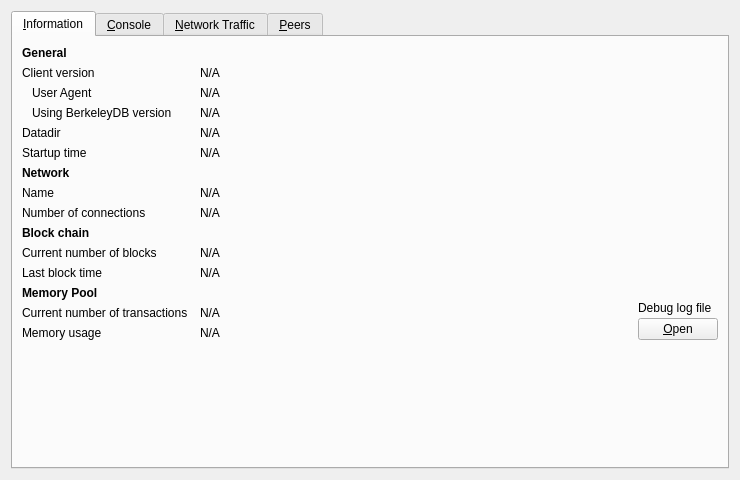
<?xml version="1.0" encoding="UTF-8"?>
<ui version="4.0">
 <class>RPCConsole</class>
 <widget class="QWidget" name="RPCConsole">
  <property name="geometry">
   <rect>
    <x>0</x>
    <y>0</y>
    <width>740</width>
    <height>430</height>
   </rect>
  </property>
  <property name="windowTitle">
   <string>Debug window</string>
  </property>
  <layout class="QVBoxLayout" name="verticalLayout_2">
   <item>
    <widget class="QTabWidget" name="tabWidget">
     <property name="currentIndex">
      <number>0</number>
     </property>
     <widget class="QWidget" name="tab_info">
      <attribute name="title">
       <string>&amp;Information</string>
      </attribute>
      <layout class="QGridLayout" name="gridLayout" columnstretch="0,1,0">
       <property name="horizontalSpacing">
        <number>12</number>
       </property>
       <item row="0" column="0">
        <widget class="QLabel" name="label_9">
         <property name="font">
          <font>
           <weight>75</weight>
           <bold>true</bold>
          </font>
         </property>
         <property name="text">
          <string>General</string>
         </property>
        </widget>
       </item>
       <item row="1" column="0">
        <widget class="QLabel" name="label_6">
         <property name="text">
          <string>Client version</string>
         </property>
        </widget>
       </item>
       <item row="1" column="1" colspan="2">
        <widget class="QLabel" name="clientVersion">
         <property name="cursor">
          <cursorShape>IBeamCursor</cursorShape>
         </property>
         <property name="text">
          <string>N/A</string>
         </property>
         <property name="textFormat">
          <enum>Qt::PlainText</enum>
         </property>
         <property name="textInteractionFlags">
          <set>Qt::LinksAccessibleByMouse|Qt::TextSelectableByKeyboard|Qt::TextSelectableByMouse</set>
         </property>
        </widget>
       </item>
       <item row="2" column="0">
        <widget class="QLabel" name="labelClientUserAgent">
         <property name="text">
          <string>User Agent</string>
         </property>
         <property name="indent">
          <number>10</number>
         </property>
        </widget>
       </item>
       <item row="2" column="1" colspan="2">
        <widget class="QLabel" name="clientUserAgent">
         <property name="cursor">
          <cursorShape>IBeamCursor</cursorShape>
         </property>
         <property name="text">
          <string>N/A</string>
         </property>
         <property name="textFormat">
          <enum>Qt::PlainText</enum>
         </property>
         <property name="textInteractionFlags">
          <set>Qt::LinksAccessibleByMouse|Qt::TextSelectableByKeyboard|Qt::TextSelectableByMouse</set>
         </property>
        </widget>
       </item>
       <item row="3" column="0">
        <widget class="QLabel" name="label_berkeleyDBVersion">
         <property name="text">
          <string>Using BerkeleyDB version</string>
         </property>
         <property name="indent">
          <number>10</number>
         </property>
        </widget>
       </item>
       <item row="3" column="1" colspan="2">
        <widget class="QLabel" name="berkeleyDBVersion">
         <property name="cursor">
          <cursorShape>IBeamCursor</cursorShape>
         </property>
         <property name="text">
          <string>N/A</string>
         </property>
         <property name="textFormat">
          <enum>Qt::PlainText</enum>
         </property>
         <property name="textInteractionFlags">
          <set>Qt::LinksAccessibleByMouse|Qt::TextSelectableByKeyboard|Qt::TextSelectableByMouse</set>
         </property>
        </widget>
       </item>
       <item row="4" column="0">
        <widget class="QLabel" name="label_12">
         <property name="text">
          <string>Datadir</string>
         </property>
        </widget>
       </item>
       <item row="4" column="1" colspan="2">
        <widget class="QLabel" name="dataDir">
         <property name="cursor">
          <cursorShape>IBeamCursor</cursorShape>
         </property>
         <property name="text">
          <string>N/A</string>
         </property>
         <property name="textFormat">
          <enum>Qt::PlainText</enum>
         </property>
         <property name="wordWrap">
          <bool>true</bool>
         </property>
         <property name="textInteractionFlags">
          <set>Qt::LinksAccessibleByMouse|Qt::TextSelectableByKeyboard|Qt::TextSelectableByMouse</set>
         </property>
        </widget>
       </item>
       <item row="5" column="0">
        <widget class="QLabel" name="label_13">
         <property name="text">
          <string>Startup time</string>
         </property>
        </widget>
       </item>
       <item row="5" column="1" colspan="2">
        <widget class="QLabel" name="startupTime">
         <property name="cursor">
          <cursorShape>IBeamCursor</cursorShape>
         </property>
         <property name="text">
          <string>N/A</string>
         </property>
         <property name="textFormat">
          <enum>Qt::PlainText</enum>
         </property>
         <property name="textInteractionFlags">
          <set>Qt::LinksAccessibleByMouse|Qt::TextSelectableByKeyboard|Qt::TextSelectableByMouse</set>
         </property>
        </widget>
       </item>
       <item row="6" column="0">
           <widget class="QLabel" name="labelNetwork">
               <property name="font">
                   <font>
                       <weight>75</weight>
                       <bold>true</bold>
                   </font>
               </property>
               <property name="text">
                   <string>Network</string>
               </property>
           </widget>
       </item>
       <item row="7" column="0">
        <widget class="QLabel" name="label_8">
         <property name="text">
          <string>Name</string>
         </property>
        </widget>
       </item>
       <item row="7" column="1" colspan="2">
        <widget class="QLabel" name="networkName">
         <property name="cursor">
          <cursorShape>IBeamCursor</cursorShape>
         </property>
         <property name="text">
          <string>N/A</string>
         </property>
         <property name="textFormat">
          <enum>Qt::PlainText</enum>
         </property>
         <property name="textInteractionFlags">
          <set>Qt::LinksAccessibleByMouse|Qt::TextSelectableByKeyboard|Qt::TextSelectableByMouse</set>
         </property>
        </widget>
       </item>
       <item row="8" column="0">
        <widget class="QLabel" name="label_7">
         <property name="text">
          <string>Number of connections</string>
         </property>
        </widget>
       </item>
       <item row="8" column="1" colspan="2">
        <widget class="QLabel" name="numberOfConnections">
         <property name="cursor">
          <cursorShape>IBeamCursor</cursorShape>
         </property>
         <property name="text">
          <string>N/A</string>
         </property>
         <property name="textFormat">
          <enum>Qt::PlainText</enum>
         </property>
         <property name="textInteractionFlags">
          <set>Qt::LinksAccessibleByMouse|Qt::TextSelectableByKeyboard|Qt::TextSelectableByMouse</set>
         </property>
        </widget>
       </item>
       <item row="9" column="0">
        <widget class="QLabel" name="label_10">
         <property name="font">
          <font>
           <weight>75</weight>
           <bold>true</bold>
          </font>
         </property>
         <property name="text">
          <string>Block chain</string>
         </property>
        </widget>
       </item>
       <item row="10" column="0">
        <widget class="QLabel" name="label_3">
         <property name="text">
          <string>Current number of blocks</string>
         </property>
        </widget>
       </item>
       <item row="10" column="1" colspan="2">
        <widget class="QLabel" name="numberOfBlocks">
         <property name="cursor">
          <cursorShape>IBeamCursor</cursorShape>
         </property>
         <property name="text">
          <string>N/A</string>
         </property>
         <property name="textFormat">
          <enum>Qt::PlainText</enum>
         </property>
         <property name="textInteractionFlags">
          <set>Qt::LinksAccessibleByMouse|Qt::TextSelectableByKeyboard|Qt::TextSelectableByMouse</set>
         </property>
        </widget>
       </item>
       <item row="11" column="0">
        <widget class="QLabel" name="labelLastBlockTime">
         <property name="text">
          <string>Last block time</string>
         </property>
        </widget>
       </item>
       <item row="11" column="1" colspan="2">
        <widget class="QLabel" name="lastBlockTime">
         <property name="cursor">
          <cursorShape>IBeamCursor</cursorShape>
         </property>
         <property name="text">
          <string>N/A</string>
         </property>
         <property name="textFormat">
          <enum>Qt::PlainText</enum>
         </property>
         <property name="textInteractionFlags">
          <set>Qt::LinksAccessibleByMouse|Qt::TextSelectableByKeyboard|Qt::TextSelectableByMouse</set>
         </property>
        </widget>
       </item>
       <item row="12" column="0">
        <widget class="QLabel" name="labelMempoolTitle">
         <property name="font">
          <font>
           <weight>75</weight>
           <bold>true</bold>
          </font>
         </property>
         <property name="text">
          <string>Memory Pool</string>
         </property>
        </widget>
       </item>
       <item row="13" column="0">
        <widget class="QLabel" name="labelNumberOfTransactions">
         <property name="text">
          <string>Current number of transactions</string>
         </property>
        </widget>
       </item>
       <item row="13" column="1">
        <widget class="QLabel" name="mempoolNumberTxs">
         <property name="cursor">
          <cursorShape>IBeamCursor</cursorShape>
         </property>
         <property name="text">
          <string>N/A</string>
         </property>
         <property name="textFormat">
          <enum>Qt::PlainText</enum>
         </property>
         <property name="textInteractionFlags">
          <set>Qt::LinksAccessibleByMouse|Qt::TextSelectableByKeyboard|Qt::TextSelectableByMouse</set>
         </property>
        </widget>
       </item>
       <item row="14" column="0">
        <widget class="QLabel" name="labelMemoryUsage">
         <property name="text">
          <string>Memory usage</string>
         </property>
        </widget>
       </item>
       <item row="14" column="1">
        <widget class="QLabel" name="mempoolSize">
         <property name="cursor">
          <cursorShape>IBeamCursor</cursorShape>
         </property>
         <property name="text">
          <string>N/A</string>
         </property>
         <property name="textFormat">
          <enum>Qt::PlainText</enum>
         </property>
         <property name="textInteractionFlags">
          <set>Qt::LinksAccessibleByMouse|Qt::TextSelectableByKeyboard|Qt::TextSelectableByMouse</set>
         </property>
        </widget>
       </item>
       <item row="12" column="2" rowspan="3">
        <layout class="QVBoxLayout" name="verticalLayoutDebugButton">
         <property name="spacing">
          <number>3</number>
         </property>
         <item>
          <spacer name="verticalSpacer_2">
           <property name="orientation">
            <enum>Qt::Vertical</enum>
           </property>
           <property name="sizeHint" stdset="0">
            <size>
             <width>10</width>
             <height>5</height>
            </size>
           </property>
          </spacer>
         </item>
         <item>
          <widget class="QLabel" name="labelDebugLogfile">
           <property name="text">
            <string>Debug log file</string>
           </property>
          </widget>
         </item>
         <item>
          <widget class="QPushButton" name="openDebugLogfileButton">
           <property name="toolTip">
            <string>Open the %1 debug log file from the current data directory. This can take a few seconds for large log files.</string>
           </property>
           <property name="text">
            <string>&amp;Open</string>
           </property>
           <property name="autoDefault">
            <bool>false</bool>
           </property>
          </widget>
         </item>
        </layout>
       </item>
       <item row="15" column="0">
        <spacer name="verticalSpacer">
         <property name="orientation">
          <enum>Qt::Vertical</enum>
         </property>
         <property name="sizeHint" stdset="0">
          <size>
           <width>20</width>
           <height>40</height>
          </size>
         </property>
        </spacer>
       </item>
      </layout>
     </widget>
     <widget class="QWidget" name="tab_console">
      <attribute name="title">
       <string>&amp;Console</string>
      </attribute>
      <layout class="QVBoxLayout" name="verticalLayout_3">
       <property name="spacing">
        <number>3</number>
       </property>
       <property name="bottomMargin">
        <number>5</number>
       </property>
       <item>
        <layout class="QHBoxLayout" name="horizontalLayout">
         <property name="spacing">
          <number>4</number>
         </property>
         <item>
          <spacer name="horizontalSpacer">
           <property name="orientation">
            <enum>Qt::Horizontal</enum>
           </property>
           <property name="sizeHint" stdset="0">
            <size>
             <width>40</width>
             <height>20</height>
            </size>
           </property>
          </spacer>
         </item>
         <item>
          <widget class="QPushButton" name="fontSmallerButton">
           <property name="maximumSize">
            <size>
             <width>24</width>
             <height>24</height>
            </size>
           </property>
           <property name="text">
            <string/>
           </property>
           <property name="toolTip">
            <string>Decrease font size</string>
           </property>
           <property name="icon">
            <iconset resource="../bitcoinlambo.qrc">
             <normaloff>:/icons/fontsmaller</normaloff>:/icons/fontsmaller</iconset>
           </property>
           <property name="iconSize">
            <size>
             <width>24</width>
             <height>16</height>
            </size>
           </property>
           <property name="autoDefault">
            <bool>false</bool>
           </property>
           <property name="flat">
            <bool>true</bool>
           </property>
          </widget>
         </item>
         <item>
          <widget class="QPushButton" name="fontBiggerButton">
           <property name="maximumSize">
            <size>
             <width>24</width>
             <height>24</height>
            </size>
           </property>
           <property name="toolTip">
            <string>Increase font size</string>
           </property>
           <property name="text">
            <string/>
           </property>
           <property name="icon">
            <iconset resource="../bitcoinlambo.qrc">
             <normaloff>:/icons/fontbigger</normaloff>:/icons/fontbigger</iconset>
           </property>
           <property name="iconSize">
            <size>
             <width>24</width>
             <height>16</height>
            </size>
           </property>
           <property name="autoDefault">
            <bool>false</bool>
           </property>
           <property name="flat">
            <bool>true</bool>
           </property>
          </widget>
         </item>
         <item>
          <widget class="QPushButton" name="clearButton">
           <property name="maximumSize">
            <size>
             <width>24</width>
             <height>24</height>
            </size>
           </property>
           <property name="toolTip">
            <string>Clear console</string>
           </property>
           <property name="layoutDirection">
            <enum>Qt::LeftToRight</enum>
           </property>
           <property name="text">
            <string/>
           </property>
           <property name="icon">
            <iconset resource="../bitcoinlambo.qrc">
             <normaloff>:/icons/remove</normaloff>:/icons/remove</iconset>
           </property>
           <property name="shortcut">
            <string notr="true">Ctrl+L</string>
           </property>
           <property name="autoDefault">
            <bool>false</bool>
           </property>
           <property name="flat">
            <bool>true</bool>
           </property>
          </widget>
         </item>
        </layout>
       </item>
       <item>
        <widget class="QTextEdit" name="messagesWidget">
         <property name="minimumSize">
          <size>
           <width>0</width>
           <height>100</height>
          </size>
         </property>
         <property name="readOnly">
          <bool>true</bool>
         </property>
         <property name="tabKeyNavigation" stdset="0">
          <bool>false</bool>
         </property>
         <property name="columnCount" stdset="0">
          <number>2</number>
         </property>
        </widget>
       </item>
       <item>
        <layout class="QHBoxLayout" name="horizontalLayoutPrompt">
         <property name="spacing">
          <number>3</number>
         </property>
         <item>
          <widget class="QPushButton" name="promptIcon">
           <property name="enabled">
            <bool>false</bool>
           </property>
           <property name="maximumSize">
            <size>
             <width>16</width>
             <height>24</height>
            </size>
           </property>
           <property name="text">
            <string/>
           </property>
           <property name="icon">
            <iconset resource="../bitcoinlambo.qrc">
             <normaloff>:/icons/prompticon</normaloff>
             <disabledoff>:/icons/prompticon</disabledoff>:/icons/prompticon</iconset>
           </property>
           <property name="iconSize">
            <size>
             <width>14</width>
             <height>14</height>
            </size>
           </property>
           <property name="autoDefault">
            <bool>false</bool>
           </property>
           <property name="flat">
            <bool>true</bool>
           </property>
          </widget>
         </item>
         <item>
          <widget class="QLineEdit" name="lineEdit">
           <property name="placeholderText">
            <string/>
           </property>
          </widget>
         </item>
        </layout>
       </item>
      </layout>
     </widget>
     <widget class="QWidget" name="tab_nettraffic">
      <attribute name="title">
       <string>&amp;Network Traffic</string>
      </attribute>
      <layout class="QHBoxLayout" name="horizontalLayout_3">
       <item>
        <layout class="QVBoxLayout" name="verticalLayout_4">
         <item>
          <widget class="TrafficGraphWidget" name="trafficGraph" native="true">
           <property name="sizePolicy">
            <sizepolicy hsizetype="Expanding" vsizetype="Expanding">
             <horstretch>0</horstretch>
             <verstretch>0</verstretch>
            </sizepolicy>
           </property>
          </widget>
         </item>
         <item>
          <layout class="QHBoxLayout" name="horizontalLayout_2">
           <item>
            <widget class="QSlider" name="sldGraphRange">
             <property name="minimum">
              <number>1</number>
             </property>
             <property name="maximum">
              <number>288</number>
             </property>
             <property name="pageStep">
              <number>12</number>
             </property>
             <property name="value">
              <number>6</number>
             </property>
             <property name="orientation">
              <enum>Qt::Horizontal</enum>
             </property>
            </widget>
           </item>
           <item>
            <widget class="QLabel" name="lblGraphRange">
             <property name="minimumSize">
              <size>
               <width>100</width>
               <height>0</height>
              </size>
             </property>
             <property name="alignment">
              <set>Qt::AlignCenter</set>
             </property>
            </widget>
           </item>
           <item>
            <widget class="QPushButton" name="btnClearTrafficGraph">
             <property name="text">
              <string>&amp;Reset</string>
             </property>
             <property name="autoDefault">
              <bool>false</bool>
             </property>
            </widget>
           </item>
          </layout>
         </item>
        </layout>
       </item>
       <item>
        <layout class="QVBoxLayout" name="verticalLayout">
         <item>
          <widget class="QGroupBox" name="groupBox">
           <property name="title">
            <string>Totals</string>
           </property>
           <layout class="QVBoxLayout" name="verticalLayout_5">
            <item>
             <layout class="QHBoxLayout" name="horizontalLayout_4">
              <item>
               <widget class="Line" name="line">
                <property name="sizePolicy">
                 <sizepolicy hsizetype="Fixed" vsizetype="Fixed">
                  <horstretch>0</horstretch>
                  <verstretch>0</verstretch>
                 </sizepolicy>
                </property>
                <property name="minimumSize">
                 <size>
                  <width>10</width>
                  <height>0</height>
                 </size>
                </property>
                <property name="palette">
                 <palette>
                  <active>
                   <colorrole role="Light">
                    <brush brushstyle="SolidPattern">
                     <color alpha="255">
                      <red>0</red>
                      <green>255</green>
                      <blue>0</blue>
                     </color>
                    </brush>
                   </colorrole>
                  </active>
                  <inactive>
                   <colorrole role="Light">
                    <brush brushstyle="SolidPattern">
                     <color alpha="255">
                      <red>0</red>
                      <green>255</green>
                      <blue>0</blue>
                     </color>
                    </brush>
                   </colorrole>
                  </inactive>
                  <disabled>
                   <colorrole role="Light">
                    <brush brushstyle="SolidPattern">
                     <color alpha="255">
                      <red>0</red>
                      <green>255</green>
                      <blue>0</blue>
                     </color>
                    </brush>
                   </colorrole>
                  </disabled>
                 </palette>
                </property>
                <property name="orientation">
                 <enum>Qt::Horizontal</enum>
                </property>
               </widget>
              </item>
              <item>
               <widget class="QLabel" name="label_16">
                <property name="text">
                 <string>Received</string>
                </property>
               </widget>
              </item>
              <item>
               <widget class="QLabel" name="lblBytesIn">
                <property name="minimumSize">
                 <size>
                  <width>50</width>
                  <height>0</height>
                 </size>
                </property>
                <property name="alignment">
                 <set>Qt::AlignRight|Qt::AlignTrailing|Qt::AlignVCenter</set>
                </property>
               </widget>
              </item>
             </layout>
            </item>
            <item>
             <layout class="QHBoxLayout" name="horizontalLayout_5">
              <item>
               <widget class="Line" name="line_2">
                <property name="sizePolicy">
                 <sizepolicy hsizetype="Fixed" vsizetype="Fixed">
                  <horstretch>0</horstretch>
                  <verstretch>0</verstretch>
                 </sizepolicy>
                </property>
                <property name="minimumSize">
                 <size>
                  <width>10</width>
                  <height>0</height>
                 </size>
                </property>
                <property name="palette">
                 <palette>
                  <active>
                   <colorrole role="Light">
                    <brush brushstyle="SolidPattern">
                     <color alpha="255">
                      <red>255</red>
                      <green>0</green>
                      <blue>0</blue>
                     </color>
                    </brush>
                   </colorrole>
                  </active>
                  <inactive>
                   <colorrole role="Light">
                    <brush brushstyle="SolidPattern">
                     <color alpha="255">
                      <red>255</red>
                      <green>0</green>
                      <blue>0</blue>
                     </color>
                    </brush>
                   </colorrole>
                  </inactive>
                  <disabled>
                   <colorrole role="Light">
                    <brush brushstyle="SolidPattern">
                     <color alpha="255">
                      <red>255</red>
                      <green>0</green>
                      <blue>0</blue>
                     </color>
                    </brush>
                   </colorrole>
                  </disabled>
                 </palette>
                </property>
                <property name="orientation">
                 <enum>Qt::Horizontal</enum>
                </property>
               </widget>
              </item>
              <item>
               <widget class="QLabel" name="label_17">
                <property name="text">
                 <string>Sent</string>
                </property>
               </widget>
              </item>
              <item>
               <widget class="QLabel" name="lblBytesOut">
                <property name="minimumSize">
                 <size>
                  <width>50</width>
                  <height>0</height>
                 </size>
                </property>
                <property name="alignment">
                 <set>Qt::AlignRight|Qt::AlignTrailing|Qt::AlignVCenter</set>
                </property>
               </widget>
              </item>
             </layout>
            </item>
            <item>
             <spacer name="verticalSpacer_4">
              <property name="orientation">
               <enum>Qt::Vertical</enum>
              </property>
              <property name="sizeHint" stdset="0">
               <size>
                <width>20</width>
                <height>407</height>
               </size>
              </property>
             </spacer>
            </item>
           </layout>
          </widget>
         </item>
        </layout>
       </item>
      </layout>
     </widget>
     <widget class="QWidget" name="tab_peers">
      <attribute name="title">
       <string>&amp;Peers</string>
      </attribute>
      <layout class="QGridLayout" name="gridLayout_2">
       <item row="0" column="0" rowspan="2">
        <layout class="QVBoxLayout" name="verticalLayout_101">
         <property name="spacing">
          <number>0</number>
         </property>
         <item>
          <widget class="QTableView" name="peerWidget">
           <property name="horizontalScrollBarPolicy">
            <enum>Qt::ScrollBarAsNeeded</enum>
           </property>
           <property name="tabKeyNavigation">
            <bool>false</bool>
           </property>
           <property name="sortingEnabled">
            <bool>true</bool>
           </property>
           <attribute name="horizontalHeaderHighlightSections">
            <bool>false</bool>
           </attribute>
          </widget>
         </item>
         <item>
          <widget class="QLabel" name="banHeading">
           <property name="sizePolicy">
            <sizepolicy hsizetype="Preferred" vsizetype="Minimum">
             <horstretch>0</horstretch>
             <verstretch>0</verstretch>
            </sizepolicy>
           </property>
           <property name="minimumSize">
            <size>
             <width>300</width>
             <height>32</height>
            </size>
           </property>
           <property name="maximumSize">
            <size>
             <width>16777215</width>
             <height>32</height>
            </size>
           </property>
           <property name="font">
            <font>
             <pointsize>12</pointsize>
            </font>
           </property>
           <property name="cursor">
            <cursorShape>IBeamCursor</cursorShape>
           </property>
           <property name="text">
            <string>Banned peers</string>
           </property>
           <property name="alignment">
            <set>Qt::AlignBottom|Qt::AlignLeading|Qt::AlignLeft</set>
           </property>
           <property name="wordWrap">
            <bool>true</bool>
           </property>
           <property name="textInteractionFlags">
            <set>Qt::NoTextInteraction</set>
           </property>
          </widget>
         </item>
         <item>
          <widget class="QTableView" name="banlistWidget">
           <property name="sizePolicy">
            <sizepolicy hsizetype="Expanding" vsizetype="Expanding">
             <horstretch>0</horstretch>
             <verstretch>0</verstretch>
            </sizepolicy>
           </property>
           <property name="horizontalScrollBarPolicy">
            <enum>Qt::ScrollBarAsNeeded</enum>
           </property>
           <property name="tabKeyNavigation">
            <bool>false</bool>
           </property>
           <property name="sortingEnabled">
            <bool>true</bool>
           </property>
           <attribute name="horizontalHeaderHighlightSections">
            <bool>false</bool>
           </attribute>
          </widget>
         </item>
        </layout>
       </item>
       <item row="0" column="1">
        <widget class="QLabel" name="peerHeading">
         <property name="sizePolicy">
          <sizepolicy hsizetype="Preferred" vsizetype="Minimum">
           <horstretch>0</horstretch>
           <verstretch>0</verstretch>
          </sizepolicy>
         </property>
         <property name="minimumSize">
          <size>
           <width>300</width>
           <height>32</height>
          </size>
         </property>
         <property name="font">
          <font>
           <pointsize>10</pointsize>
          </font>
         </property>
         <property name="cursor">
          <cursorShape>IBeamCursor</cursorShape>
         </property>
         <property name="text">
          <string>Select a peer to view detailed information.</string>
         </property>
         <property name="alignment">
          <set>Qt::AlignHCenter|Qt::AlignTop</set>
         </property>
         <property name="wordWrap">
          <bool>true</bool>
         </property>
         <property name="textInteractionFlags">
          <set>Qt::LinksAccessibleByMouse|Qt::TextSelectableByKeyboard|Qt::TextSelectableByMouse</set>
         </property>
        </widget>
       </item>
       <item row="1" column="1">
        <widget class="QWidget" name="detailWidget" native="true">
         <property name="minimumSize">
          <size>
           <width>300</width>
           <height>0</height>
          </size>
         </property>
         <layout class="QGridLayout" name="gridLayout_3">
          <item row="0" column="0">
           <widget class="QLabel" name="label_30">
            <property name="text">
             <string>Whitelisted</string>
            </property>
           </widget>
          </item>
          <item row="0" column="2">
           <widget class="QLabel" name="peerWhitelisted">
            <property name="cursor">
             <cursorShape>IBeamCursor</cursorShape>
            </property>
            <property name="text">
             <string>N/A</string>
            </property>
            <property name="textFormat">
             <enum>Qt::PlainText</enum>
            </property>
            <property name="textInteractionFlags">
             <set>Qt::LinksAccessibleByMouse|Qt::TextSelectableByKeyboard|Qt::TextSelectableByMouse</set>
            </property>
           </widget>
          </item>
          <item row="1" column="0">
           <widget class="QLabel" name="label_23">
            <property name="text">
             <string>Direction</string>
            </property>
           </widget>
          </item>
          <item row="1" column="2">
           <widget class="QLabel" name="peerDirection">
            <property name="cursor">
             <cursorShape>IBeamCursor</cursorShape>
            </property>
            <property name="text">
             <string>N/A</string>
            </property>
            <property name="textFormat">
             <enum>Qt::PlainText</enum>
            </property>
            <property name="textInteractionFlags">
             <set>Qt::LinksAccessibleByMouse|Qt::TextSelectableByKeyboard|Qt::TextSelectableByMouse</set>
            </property>
           </widget>
          </item>
          <item row="2" column="0">
           <widget class="QLabel" name="label_21">
            <property name="text">
             <string>Version</string>
            </property>
           </widget>
          </item>
          <item row="2" column="2">
           <widget class="QLabel" name="peerVersion">
            <property name="cursor">
             <cursorShape>IBeamCursor</cursorShape>
            </property>
            <property name="text">
             <string>N/A</string>
            </property>
            <property name="textFormat">
             <enum>Qt::PlainText</enum>
            </property>
            <property name="textInteractionFlags">
             <set>Qt::LinksAccessibleByMouse|Qt::TextSelectableByKeyboard|Qt::TextSelectableByMouse</set>
            </property>
           </widget>
          </item>
          <item row="3" column="0">
           <widget class="QLabel" name="label_28">
            <property name="text">
             <string>User Agent</string>
            </property>
           </widget>
          </item>
          <item row="3" column="2">
           <widget class="QLabel" name="peerSubversion">
            <property name="cursor">
             <cursorShape>IBeamCursor</cursorShape>
            </property>
            <property name="text">
             <string>N/A</string>
            </property>
            <property name="textFormat">
             <enum>Qt::PlainText</enum>
            </property>
            <property name="textInteractionFlags">
             <set>Qt::LinksAccessibleByMouse|Qt::TextSelectableByKeyboard|Qt::TextSelectableByMouse</set>
            </property>
           </widget>
          </item>
          <item row="4" column="0">
           <widget class="QLabel" name="label_4">
            <property name="text">
             <string>Services</string>
            </property>
           </widget>
          </item>
          <item row="4" column="2">
           <widget class="QLabel" name="peerServices">
            <property name="cursor">
             <cursorShape>IBeamCursor</cursorShape>
            </property>
            <property name="text">
             <string>N/A</string>
            </property>
            <property name="textFormat">
             <enum>Qt::PlainText</enum>
            </property>
            <property name="textInteractionFlags">
             <set>Qt::LinksAccessibleByMouse|Qt::TextSelectableByKeyboard|Qt::TextSelectableByMouse</set>
            </property>
           </widget>
          </item>
          <item row="5" column="0">
           <widget class="QLabel" name="label_29">
            <property name="text">
             <string>Starting Block</string>
            </property>
           </widget>
          </item>
          <item row="5" column="2">
           <widget class="QLabel" name="peerHeight">
            <property name="cursor">
             <cursorShape>IBeamCursor</cursorShape>
            </property>
            <property name="text">
             <string>N/A</string>
            </property>
            <property name="textFormat">
             <enum>Qt::PlainText</enum>
            </property>
            <property name="textInteractionFlags">
             <set>Qt::LinksAccessibleByMouse|Qt::TextSelectableByKeyboard|Qt::TextSelectableByMouse</set>
            </property>
           </widget>
          </item>
          <item row="6" column="0">
           <widget class="QLabel" name="label_27">
            <property name="text">
             <string>Synced Headers</string>
            </property>
           </widget>
          </item>
          <item row="6" column="2">
           <widget class="QLabel" name="peerSyncHeight">
            <property name="cursor">
             <cursorShape>IBeamCursor</cursorShape>
            </property>
            <property name="text">
             <string>N/A</string>
            </property>
            <property name="textFormat">
             <enum>Qt::PlainText</enum>
            </property>
            <property name="textInteractionFlags">
             <set>Qt::LinksAccessibleByMouse|Qt::TextSelectableByKeyboard|Qt::TextSelectableByMouse</set>
            </property>
           </widget>
          </item>
          <item row="7" column="0">
           <widget class="QLabel" name="label_25">
            <property name="text">
             <string>Synced Blocks</string>
            </property>
           </widget>
          </item>
          <item row="7" column="2">
           <widget class="QLabel" name="peerCommonHeight">
            <property name="cursor">
             <cursorShape>IBeamCursor</cursorShape>
            </property>
            <property name="text">
             <string>N/A</string>
            </property>
            <property name="textFormat">
             <enum>Qt::PlainText</enum>
            </property>
            <property name="textInteractionFlags">
             <set>Qt::LinksAccessibleByMouse|Qt::TextSelectableByKeyboard|Qt::TextSelectableByMouse</set>
            </property>
           </widget>
          </item>
          <item row="8" column="0">
           <widget class="QLabel" name="label_24">
            <property name="text">
             <string>Ban Score</string>
            </property>
           </widget>
          </item>
          <item row="8" column="2">
           <widget class="QLabel" name="peerBanScore">
            <property name="cursor">
             <cursorShape>IBeamCursor</cursorShape>
            </property>
            <property name="text">
             <string>N/A</string>
            </property>
            <property name="textFormat">
             <enum>Qt::PlainText</enum>
            </property>
            <property name="textInteractionFlags">
             <set>Qt::LinksAccessibleByMouse|Qt::TextSelectableByKeyboard|Qt::TextSelectableByMouse</set>
            </property>
           </widget>
          </item>
          <item row="9" column="0">
           <widget class="QLabel" name="label_22">
            <property name="text">
             <string>Connection Time</string>
            </property>
           </widget>
          </item>
          <item row="9" column="2">
           <widget class="QLabel" name="peerConnTime">
            <property name="cursor">
             <cursorShape>IBeamCursor</cursorShape>
            </property>
            <property name="text">
             <string>N/A</string>
            </property>
            <property name="textFormat">
             <enum>Qt::PlainText</enum>
            </property>
            <property name="textInteractionFlags">
             <set>Qt::LinksAccessibleByMouse|Qt::TextSelectableByKeyboard|Qt::TextSelectableByMouse</set>
            </property>
           </widget>
          </item>
          <item row="10" column="0">
           <widget class="QLabel" name="label_15">
            <property name="text">
             <string>Last Send</string>
            </property>
           </widget>
          </item>
          <item row="10" column="2">
           <widget class="QLabel" name="peerLastSend">
            <property name="cursor">
             <cursorShape>IBeamCursor</cursorShape>
            </property>
            <property name="text">
             <string>N/A</string>
            </property>
            <property name="textFormat">
             <enum>Qt::PlainText</enum>
            </property>
            <property name="textInteractionFlags">
             <set>Qt::LinksAccessibleByMouse|Qt::TextSelectableByKeyboard|Qt::TextSelectableByMouse</set>
            </property>
           </widget>
          </item>
          <item row="11" column="0">
           <widget class="QLabel" name="label_19">
            <property name="text">
             <string>Last Receive</string>
            </property>
           </widget>
          </item>
          <item row="11" column="2">
           <widget class="QLabel" name="peerLastRecv">
            <property name="cursor">
             <cursorShape>IBeamCursor</cursorShape>
            </property>
            <property name="text">
             <string>N/A</string>
            </property>
            <property name="textFormat">
             <enum>Qt::PlainText</enum>
            </property>
            <property name="textInteractionFlags">
             <set>Qt::LinksAccessibleByMouse|Qt::TextSelectableByKeyboard|Qt::TextSelectableByMouse</set>
            </property>
           </widget>
          </item>
          <item row="12" column="0">
           <widget class="QLabel" name="label_18">
            <property name="text">
             <string>Sent</string>
            </property>
           </widget>
          </item>
          <item row="12" column="2">
           <widget class="QLabel" name="peerBytesSent">
            <property name="cursor">
             <cursorShape>IBeamCursor</cursorShape>
            </property>
            <property name="text">
             <string>N/A</string>
            </property>
            <property name="textFormat">
             <enum>Qt::PlainText</enum>
            </property>
            <property name="textInteractionFlags">
             <set>Qt::LinksAccessibleByMouse|Qt::TextSelectableByKeyboard|Qt::TextSelectableByMouse</set>
            </property>
           </widget>
          </item>
          <item row="13" column="0">
           <widget class="QLabel" name="label_20">
            <property name="text">
             <string>Received</string>
            </property>
           </widget>
          </item>
          <item row="13" column="2">
           <widget class="QLabel" name="peerBytesRecv">
            <property name="cursor">
             <cursorShape>IBeamCursor</cursorShape>
            </property>
            <property name="text">
             <string>N/A</string>
            </property>
            <property name="textFormat">
             <enum>Qt::PlainText</enum>
            </property>
            <property name="textInteractionFlags">
             <set>Qt::LinksAccessibleByMouse|Qt::TextSelectableByKeyboard|Qt::TextSelectableByMouse</set>
            </property>
           </widget>
          </item>
          <item row="14" column="0">
           <widget class="QLabel" name="label_26">
            <property name="text">
             <string>Ping Time</string>
            </property>
           </widget>
          </item>
          <item row="14" column="2">
           <widget class="QLabel" name="peerPingTime">
            <property name="cursor">
             <cursorShape>IBeamCursor</cursorShape>
            </property>
            <property name="text">
             <string>N/A</string>
            </property>
            <property name="textFormat">
             <enum>Qt::PlainText</enum>
            </property>
            <property name="textInteractionFlags">
             <set>Qt::LinksAccessibleByMouse|Qt::TextSelectableByKeyboard|Qt::TextSelectableByMouse</set>
            </property>
           </widget>
          </item>
          <item row="15" column="0">
           <widget class="QLabel" name="peerPingWaitLabel">
            <property name="toolTip">
             <string>The duration of a currently outstanding ping.</string>
            </property>
            <property name="text">
             <string>Ping Wait</string>
            </property>
           </widget>
          </item>
          <item row="15" column="2">
           <widget class="QLabel" name="peerPingWait">
            <property name="cursor">
             <cursorShape>IBeamCursor</cursorShape>
            </property>
            <property name="text">
             <string>N/A</string>
            </property>
            <property name="textFormat">
             <enum>Qt::PlainText</enum>
            </property>
            <property name="textInteractionFlags">
             <set>Qt::LinksAccessibleByMouse|Qt::TextSelectableByKeyboard|Qt::TextSelectableByMouse</set>
            </property>
           </widget>
          </item>
          <item row="16" column="0">
           <widget class="QLabel" name="peerMinPingLabel">
            <property name="text">
             <string>Min Ping</string>
            </property>
           </widget>
          </item>
          <item row="16" column="2">
           <widget class="QLabel" name="peerMinPing">
            <property name="cursor">
             <cursorShape>IBeamCursor</cursorShape>
            </property>
            <property name="text">
             <string>N/A</string>
            </property>
            <property name="textFormat">
             <enum>Qt::PlainText</enum>
            </property>
            <property name="textInteractionFlags">
             <set>Qt::LinksAccessibleByMouse|Qt::TextSelectableByKeyboard|Qt::TextSelectableByMouse</set>
            </property>
           </widget>
          </item>
          <item row="17" column="0">
           <widget class="QLabel" name="label_timeoffset">
            <property name="text">
             <string>Time Offset</string>
            </property>
           </widget>
          </item>
          <item row="17" column="2">
           <widget class="QLabel" name="timeoffset">
            <property name="cursor">
             <cursorShape>IBeamCursor</cursorShape>
            </property>
            <property name="text">
             <string>N/A</string>
            </property>
            <property name="textFormat">
             <enum>Qt::PlainText</enum>
            </property>
            <property name="textInteractionFlags">
             <set>Qt::LinksAccessibleByMouse|Qt::TextSelectableByKeyboard|Qt::TextSelectableByMouse</set>
            </property>
           </widget>
          </item>
          <item row="18" column="1">
           <spacer name="verticalSpacer_3">
            <property name="orientation">
             <enum>Qt::Vertical</enum>
            </property>
            <property name="sizeHint" stdset="0">
             <size>
              <width>20</width>
              <height>40</height>
             </size>
            </property>
           </spacer>
          </item>
         </layout>
        </widget>
       </item>
      </layout>
     </widget>
    </widget>
   </item>
  </layout>
 </widget>
 <customwidgets>
  <customwidget>
   <class>TrafficGraphWidget</class>
   <extends>QWidget</extends>
   <header>trafficgraphwidget.h</header>
   <container>1</container>
   <slots>
    <slot>clear()</slot>
   </slots>
  </customwidget>
 </customwidgets>
 <resources>
  <include location="../bitcoinlambo.qrc"/>
 </resources>
 <connections/>
</ui>
